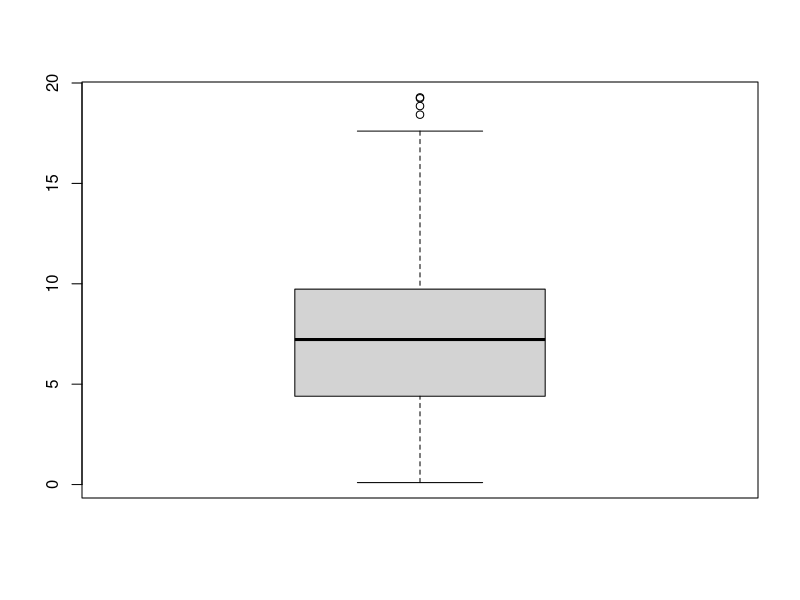
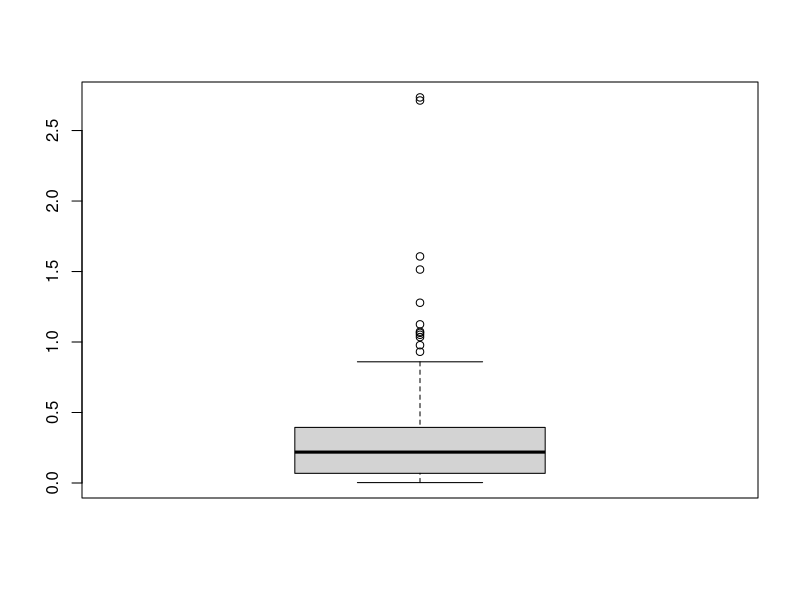

These figures' R source, in order:
## ---- chunk 1
knitr::opts_chunk$set(echo = TRUE)
## ---- chunk 2
library(ggplot2)
library(dplyr)
library(survival)
## ---- chunk 3
data <- read.csv("rotterdam.csv")
data
## ---- chunk 4
# Calculate follow-up time = survival time in months to years
data$ftime_years <- data$os/12
head(data)

# Summarise the distribution of follow-up time both numerically and graphically.
summary(data$ftime_years)
boxplot(data$ftime_years)
## ---- chunk 5
# in glm: offset can be used to specify an a priori known component to be included in the linear predictor during fitting

# the equation we want is: log(rate) = log(t) + intercept0 + intercept1*chemo + intercept2*age
fit <- glm(formula = osi~chemo+age, # log(rate) = intercept0 + intercept1*chemo + intercept2*age
           offset = log(ftime_years), # adding in log(t) into formula
           family = 'poisson',
           data = data)
summary(fit)
## ---- chunk 6
expected_rate_chemo <- exp(-4.13226 + 0.33879*1 + 0.02241*65)
expected_rate_nochemo <- exp(-4.13226 + 0.33879*0 + 0.02241*65)
c(expected_rate_chemo, expected_rate_nochemo)
## ---- chunk 7
# calculate rate ratio = exp(coefficients)
exp(fit$coefficients)
# with chemo: 40% higher rate of death ; maybe chemo only used for v high risk cases

# confint
exp(confint(fit))
# chemo: [1.20323692 1.63245199]
# age: [1.01771309 1.02765721]
## ---- chunk 8
data(cancer, package = "survival")
help("veteran")
names(veteran)
head(veteran)
## ---- chunk 9
veteran$ftime_years <- veteran$time/365.25
summary(veteran$ftime_years)
boxplot(veteran$ftime_years) # some very very large values
## ---- chunk 10
fit <- glm(formula = status~trt,
           offset = log(ftime_years),
           family = poisson,
           data = veteran)

# rate ratio and CI
cbind(exp(fit$coefficients), exp(confint(fit)))

# those who receive the treatment had a 10% lower rate of death?
## ---- chunk 11
# We can relax this by splitting follow-up time into periods and estimating a separate rate in each period
  # Use the function survSplit() to split follow-up time into four periods at 0 to 0.25 years, 0.25 to 0.5 years, 0.5 to 1 year and greater than 1 year.
  # needs formula of model, data, vector of timepoints to cut at

ftime_periods <- c(0.25, 0.5, 1, 100) # to create 4 groups, need three periods. auto start from 0 since include.lowest is set to false by default

# Fit a Poisson model to this dataset to estimate the rate ratio for treatment group, allowing the baseline rate to vary over the follow-up periods.
timesplit_veteran <- survSplit(formula = Surv(ftime_years, status) ~ trt, # Surv takes time, time2, event
          data = veteran,
          cut = ftime_periods,
          episode = "ftime_group") # episode refers to the new episode variable aka period # for each period created
table(timesplit_veteran$ftime_group) # to check period

## REMEMBER: also need to use time intervals per period instead of total follow up time
timesplit_veteran$ftime_interval <- timesplit_veteran$ftime_years - timesplit_veteran$tstart

# ACCOUNT FOR FOLLOW UP PERIODS BY + TO MODEL
fit <- glm(formula = status~trt+factor(ftime_group), # use factor() so ftime_group isnt treated as numeric
           offset = log(ftime_interval),
           family = poisson,
           data = timesplit_veteran)

# Is the estimate of the treatment effect similar or different to that from the model you fitted in part (b)? 
cbind(exp(fit$coefficients), exp(confint(fit)))
#  estimate is a lot poorer this time, wth those who receive treatment having only a 2% lower chance of dyiing

# How do you interpret the parameters for the different follow-up time groups?
  # mortality is worst in time period 1 from 0 to 0.5 years since largest estimate 
## ---- chunk 12
veteran_deaths <- veteran %>% filter(status==1)
veteran_deaths_times <- veteran_deaths$ftime_years # is a vector

# step 1: create periods
timesplit_death_veteran <- survSplit(formula = Surv(ftime_years, status) ~ trt, # Surv takes time, time2, event
          data = veteran,
          cut = veteran_deaths_times,
          episode = "ftime_group")

# step 2: get intervals of periods
timesplit_death_veteran$ftime_interval <- timesplit_death_veteran$ftime_years - timesplit_death_veteran$tstart
timesplit_death_veteran
## ---- chunk 13
fit <- glm(formula = status~trt+factor(ftime_group),
           data = timesplit_death_veteran,
           family = poisson,
           offset = log(ftime_interval))
## ---- chunk 14
# we can collapse the dataset so that we have just one observation for each pattern of covariates and follow-up period.
  # for every trt, theres one of each ftime_group

# We then fit the model where the outcome is the sum of the number of events, and the offset is the sum of the number of person years, for each pattern of covariates.

aggregated_death_veteran <- timesplit_death_veteran %>% 
  group_by(trt, ftime_group) %>% 
  summarise(status = sum(status), 
            ftime_interval=sum(ftime_interval))


# Fit the appropriate Poisson model. 
latest_fit <- glm(formula = status~trt+factor(ftime_group),
                  data = aggregated_death_veteran,
                  family = poisson,
                  offset = log(ftime_interval))


# Satisfy yourself that the model parameters and standard errors are equivalent to those from the model you fit in part (b).
ratio_of_coeff <- as.vector(latest_fit$coefficients/fit$coefficients)
sum(ratio_of_coeff)/length(ratio_of_coeff) # average ratio is 1; parameters are equal
